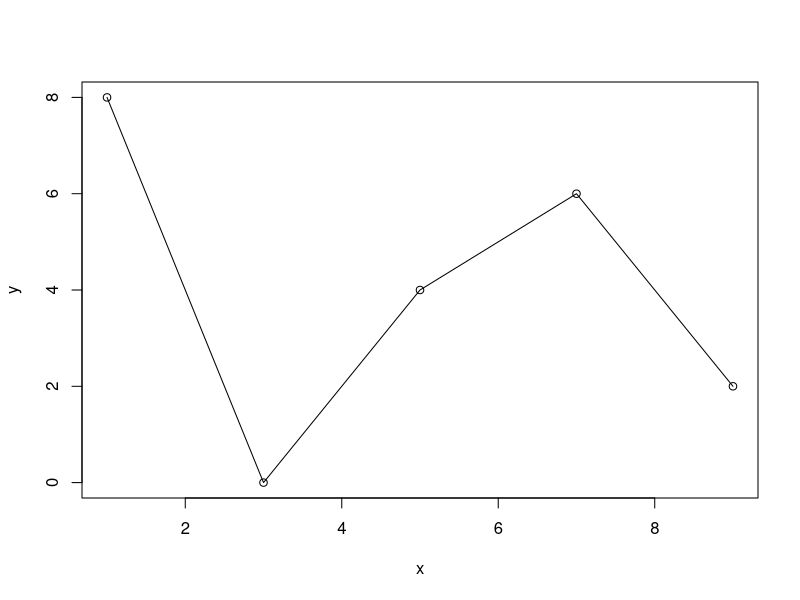
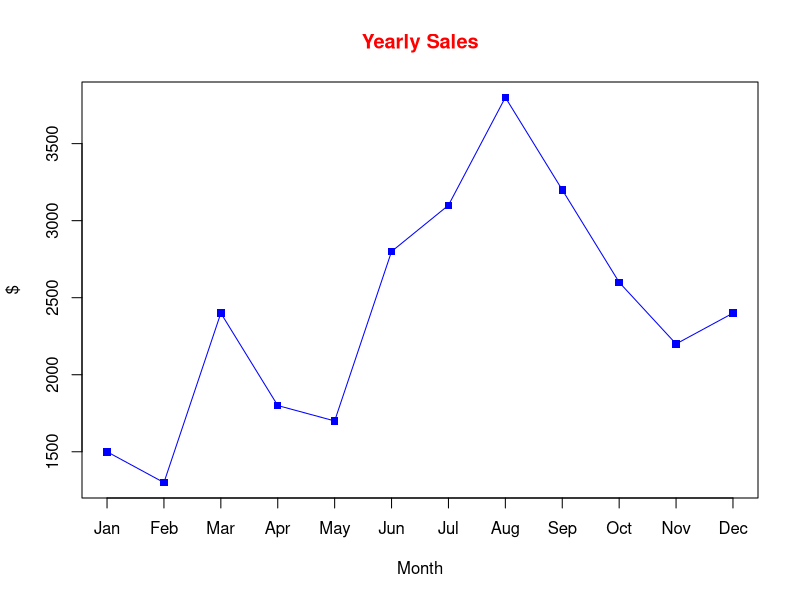

Reproduce these figures in R, in order.
x <- c(1,3,5,7,9)
y <- c(8,0,4,6,2)
plot(x,y,type = "o")

qtr.1 <- list(Jan=1500,Feb=1300,Mar=2400)
qtr.2 <- list(Apr=1800,May=1700,Jun=2800)
qtr.3 <- list(Jul=3100,Aug=3800,Sep=3200)
qtr.4 <- list(Oct=2600,Nov=2200,Dec=2400)

year <-  unlist(c(qtr.1,qtr.2,qtr.3,qtr.4))

plot(year,type="o", col="Blue",pch=15, ann=FALSE,axes=FALSE)

axis (1, at=1:12, lab =c(names(year)))
axis(2 )

title(xlab="Month",ylab="$",main="Yearly Sales", col.main="Red")
box()